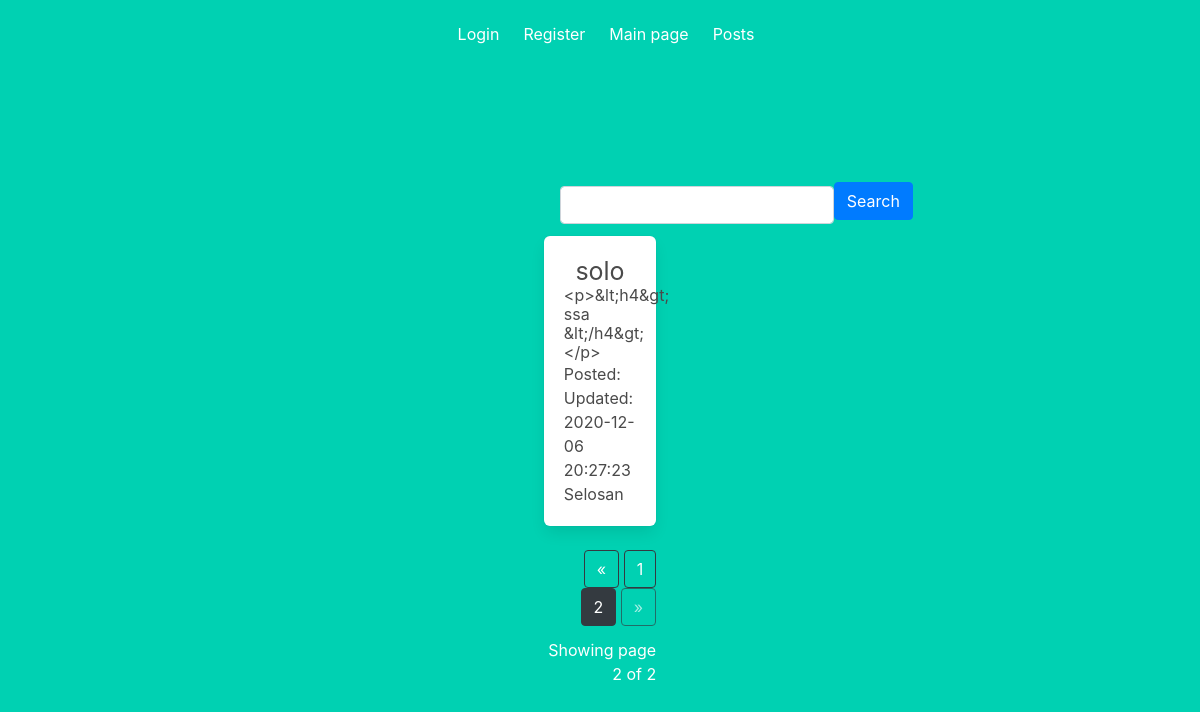
The page /posts?page=2 on the database as committed earlier.
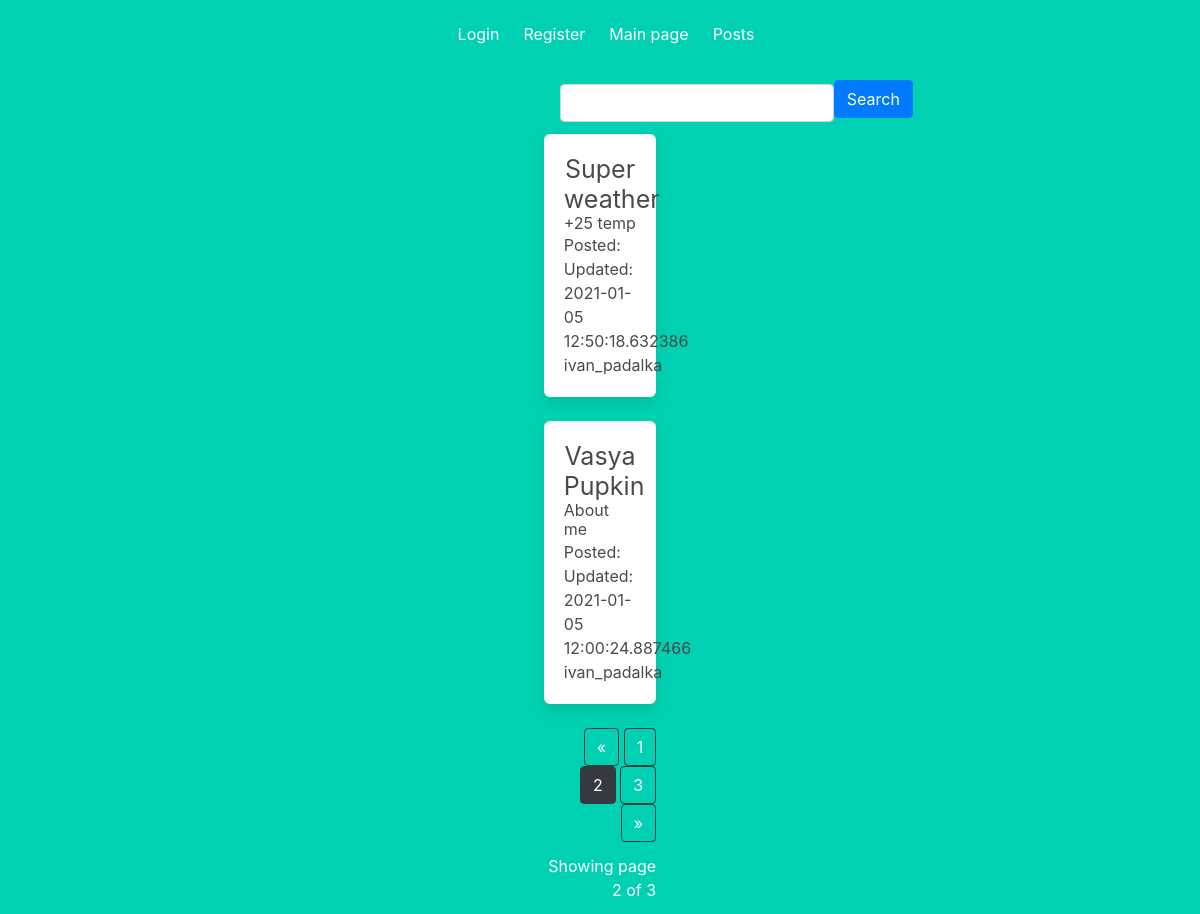
The same page on the database as committed later.
### app/models.py (models this page shows, shortened)
class Post(db.Model):
    id = db.Column(db.Integer, primary_key=True)
    title = db.Column(db.String(100))
    body = db.Column(db.String(140))
    timestamp = db.Column(db.DateTime, index=True, default=dt.utcnow)
    updatetime = db.Column(db.DateTime, default=dt.utcnow)
    user_id = db.Column(db.Integer, db.ForeignKey('user.id'))

class User(db.Model, UserMixin):
    id = db.Column(db.Integer, primary_key=True)
    username = db.Column(db.String(64), index=True, unique=True)
    email = db.Column(db.String(120), index=True, unique=True)
    password_hash = db.Column(db.String(128))
    posts = db.relationship('Post', backref='author', lazy='dynamic')
    image_file = db.Column(db.String(20), nullable=False, default='default.jpeg')
    about_me = db.Column(db.String(140))
    last_seen = db.Column(db.DateTime, default=dt.utcnow)
    admin = db.Column(db.Boolean, default=False)

### app/blueprints/post/views.py (the view)
@post_blueprint.route('/posts',methods=['GET', 'POST'])
def posts():
    q = request.args.get('q')
    if q:
        posts = Post.query.filter(Post.title.contains(q) | Post.body.contains(q))
    else:
        posts = Post.query.order_by(Post.timestamp.desc())
    page = request.args.get('page', 1, type=int)
    posts = posts.paginate(page=page, per_page=ROWS_PER_PAGE)
    return render_template('post/posts.html', posts=posts, q=q)

### app/blueprints/post/templates/post/posts.html (shortened to what this page needs)
{% extends "layout.html" %}
{% block content %}
<div class="column is-4 is-offset-4">
    <form class="form-inline">
        <div class="form-group mx-sm-3 mb-2">
            <input class="form-control" type='text', name='q',  >
                <button type='submit' class="btn btn-primary mb-2"> Search</button>
        </div>
    </form>
    {% for post in posts.items %}
   <div class="box">
       <div class="text-center">
           <h1 style="font-size: 25px;" >{{post.title}}</h1>
           <h5 style="text-align: left;">{{post.body}}</h5>
           <inline><p style="text-align: left;"> Posted: </p></inline>
           <inline><p style="text-align: left;">Updated: {{post.updatetime}}</p></inline>
           <inline><p style="text-align: left;"> {{post.author.username}} </p></inline>
      </div>
   </div>
    {% endfor %}
<div class="text-right">
  <a href="{{ url_for('posts.posts', page=posts.prev_num, q=q) }}"
     class="btn btn-outline-dark
     {% if posts.page == 1 %}disabled{% endif %}">
      &laquo;
  </a>
  {% for page_num in posts.iter_pages(left_edge=1, right_edge=1, left_current=1, right_current=2) %}
{% if page_num %}
          {% if posts.page == page_num %}
          <a href="{{ url_for('posts.posts', page=page_num, q=q) }}"
             class="btn btn-dark">
              {{ page_num }}
          </a>
          {% else %}
          <a href="{{ url_for('posts.posts', page=page_num, q=q) }}"
             class="btn btn-outline-dark">
              {{ page_num }}
          </a>
          {% endif %}
      {% else %}
          ...
      {% endif %}
  {% endfor %}
  <a href="{{ url_for('posts.posts', page=posts.next_num, q=q) }}"
     class="btn btn-outline-dark
     {% if posts.page == posts.pages %}disabled{% endif %}">
      &raquo;
  </a>
</div>
<p class="text-right mt-3">
 Showing page {{ posts.page }} of {{ posts.pages }}
</p>
</div>
{% endblock %}

### app/templates/layout.html (shortened to what this page needs)
<!DOCTYPE html>
<html>
  <head>
    <link rel="stylesheet" href="https://stackpath.bootstrapcdn.com/bootstrap/4.3.1/css/bootstrap.min.css">
    <link rel="stylesheet" href="{{ url_for('static', filename='css/main.css') }}">
    <link rel="stylesheet" href="https://cdnjs.cloudflare.com/ajax/libs/bulma/0.7.2/css/bulma.min.css" />
  </head >
  <body>
  <section class="hero is-primary is-fullheight">
      <div class="container">
        <div class="hero-head">
          <nav class="navbar">
            <div class="container">
              <div id="navbarMenuHeroA" class="navbar-menu">
                <div class="navbar-end">
                    {% if current_user.is_anonymous %}
                    <a href="{{ url_for('auth.login') }}"  class="navbar-item">Login</a>
                    <a href="{{ url_for('auth.register') }}"  class="navbar-item">Register</a>
                    {% else %}
                    <a href="{{ url_for('account.account') }}"  class="navbar-item">Account</a>
                    <a href="{{ url_for('auth.logout') }}"  class="navbar-item">Log out</a>
                    <a href="{{ url_for('posts.add_post') }}" class="navbar-item">Create new post</a>
                    {% endif %}
                    <a href="{{ url_for('general.to_main') }}"   class="navbar-item">Main page</a>
                    <a href="{{ url_for('posts.posts') }}"   class="navbar-item">Posts</a>
                          </div>
                        </div>
                    </div>
                </nav>
            </div>
      </div>
    <div class="container">
      {% block content %}
      {% endblock %}
    </div>
  </body>
</html>

### app/static/css/main.css (style rules this page uses)
body { margin: 0; padding: 0; font-family: "Helvetica Neue", Helvetica, Arial, sans-serif; color: #444; }
.container { width: 1200px; margin: 0 auto; }

Rows that differ between the two databases and show on the page:
no longer on this page (row edited): Post: title "solo", body "<p>&lt;h4&gt; ssa &lt;/h4&gt;</p>", updatetime "2020-12-06 20:27:23", author.username "Selosan"
added Post: title "Super weather", body "+25 temp", updatetime "2021-01-05 12:50:18.632386", author.username "ivan_padalka"
now on this page (row unchanged): Post: title "Vasya Pupkin", body "About me", updatetime "2021-01-05 12:00:24.887466", author.username "ivan_padalka"
Other text that changed with them:
{{ posts.pages }}: "2" → "3"
new list line: "3"
